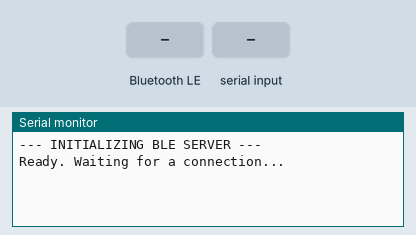
Simulated run of this sketch. Board: ESP32-S3. Parts: the last lines printed to the serial monitor. The inputs (shaded band) are chosen by the test bench. Nothing arrives over Bluetooth unless stated; a phone connects over Bluetooth LE 3 s after start.

Above: at 3.2 s.
3.3 s: Bluetooth LE write "1" received
At 4.6 s:
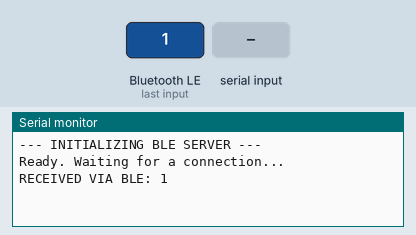
6.3 s: "1\n" received over Serial
At 6.9 s:
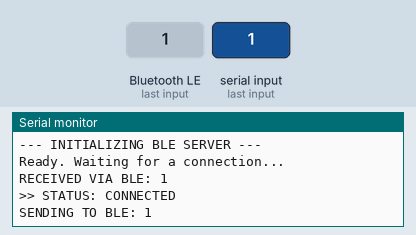

The sketch:

ble_server_simple.ino
```cpp
#include <Arduino.h>
#include <BLEDevice.h>
#include <BLEServer.h>
#include <BLEUtils.h>
#include <BLE2902.h>

// --- BLE SETTINGS ---
#define BLE_SERVER_NAME "AtomS3-UART"
#define SERVICE_UUID           "6E400001-B5A3-F393-E0A9-E50E24DCCA9E"
#define CHARACTERISTIC_UUID_RX "6E400002-B5A3-F393-E0A9-E50E24DCCA9E"
#define CHARACTERISTIC_UUID_TX "6E400003-B5A3-F393-E0A9-E50E24DCCA9E"

BLEServer *pServer = NULL;
BLECharacteristic *pTxCharacteristic;
bool deviceConnected = false;
bool oldDeviceConnected = false;

// --- SERVER CALLBACKS ---
class MyServerCallbacks: public BLEServerCallbacks {
    void onConnect(BLEServer* pServer) {
      deviceConnected = true;
      Serial.println(">> STATUS: CONNECTED");
    };

    void onDisconnect(BLEServer* pServer) {
      deviceConnected = false;
      Serial.println(">> STATUS: DISCONNECTED");
    }
};

// --- WRITE CALLBACKS ---
class MyCallbacks: public BLECharacteristicCallbacks {
    void onWrite(BLECharacteristic *pCharacteristic) {
      // FIX: Added .c_str() to convert std::string to Arduino String
      String rxValue = pCharacteristic->getValue().c_str();

      if (rxValue.length() > 0) {
        Serial.print("RECEIVED VIA BLE: ");
        Serial.println(rxValue);
      }
    }
};

void setup() {
  Serial.begin(115200);
  delay(2000);
  Serial.println("--- INITIALIZING BLE SERVER ---");

  BLEDevice::init(BLE_SERVER_NAME);
  pServer = BLEDevice::createServer();
  pServer->setCallbacks(new MyServerCallbacks());

  BLEService *pService = pServer->createService(SERVICE_UUID);

  pTxCharacteristic = pService->createCharacteristic(
                        CHARACTERISTIC_UUID_TX,
                        BLECharacteristic::PROPERTY_NOTIFY
                      );
  pTxCharacteristic->addDescriptor(new BLE2902());

  BLECharacteristic * pRxCharacteristic = pService->createCharacteristic(
                         CHARACTERISTIC_UUID_RX,
                         BLECharacteristic::PROPERTY_WRITE
                       );
  pRxCharacteristic->setCallbacks(new MyCallbacks());

  pService->start();
  pServer->getAdvertising()->addServiceUUID(SERVICE_UUID);
  pServer->getAdvertising()->start();

  Serial.println("Ready. Waiting for a connection...");
}

void loop() {
  // Logic for Sending (Serial -> Phone)
  if (deviceConnected) {
    if (Serial.available()) {
        String txString = Serial.readStringUntil('\n');
        txString.trim();

        if (txString.length() > 0) {
            Serial.print("SENDING TO BLE: ");
            Serial.println(txString);

            // Sending the string safely as a C-style string
            pTxCharacteristic->setValue(txString.c_str());
            pTxCharacteristic->notify();
        }
    }
  }

  // Connection Stability Handler
  if (!deviceConnected && oldDeviceConnected) {
      delay(500);
      pServer->startAdvertising();
      Serial.println("Restarting Advertising...");
      oldDeviceConnected = deviceConnected;
  }

  if (deviceConnected && !oldDeviceConnected) {
      oldDeviceConnected = deviceConnected;
  }
}
```

Measured:
- after the input at 3.3 s, the serial monitor: prints a new line at once (image 1)
- after the input at 6.3 s, the serial monitor: prints a new line at once (image 2)
